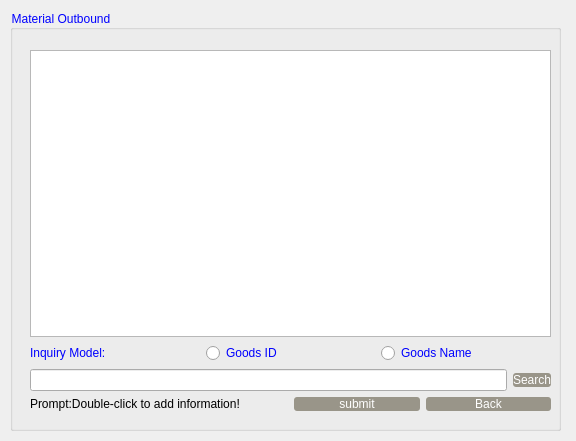
<?xml version="1.0" encoding="UTF-8"?>
<ui version="4.0">
 <class>MaterialOutbound</class>
 <widget class="QWidget" name="MaterialOutbound">
  <property name="geometry">
   <rect>
    <x>0</x>
    <y>0</y>
    <width>576</width>
    <height>441</height>
   </rect>
  </property>
  <property name="sizePolicy">
   <sizepolicy hsizetype="Expanding" vsizetype="Expanding">
    <horstretch>0</horstretch>
    <verstretch>0</verstretch>
   </sizepolicy>
  </property>
  <property name="windowTitle">
   <string>Form</string>
  </property>
  <property name="styleSheet">
   <string notr="true">;

font: 75 14pt &quot;Aparajita&quot;;</string>
  </property>
  <widget class="QGroupBox" name="groupBox">
   <property name="geometry">
    <rect>
     <x>10</x>
     <y>10</y>
     <width>551</width>
     <height>421</height>
    </rect>
   </property>
   <property name="styleSheet">
    <string notr="true">color:blue;

font: 75 14pt &quot;Aparajita&quot;;</string>
   </property>
   <property name="title">
    <string>Material Outbound</string>
   </property>
   <widget class="QWidget" name="layoutWidget">
    <property name="geometry">
     <rect>
      <x>20</x>
      <y>40</y>
      <width>521</width>
      <height>361</height>
     </rect>
    </property>
    <layout class="QVBoxLayout" name="verticalLayout_2">
     <item>
      <widget class="QTableView" name="tableView">
       <property name="enabled">
        <bool>true</bool>
       </property>
      </widget>
     </item>
     <item>
      <layout class="QVBoxLayout" name="verticalLayout">
       <item>
        <layout class="QHBoxLayout" name="horizontalLayout">
         <item>
          <widget class="QLabel" name="label">
           <property name="text">
            <string>Inquiry Model:</string>
           </property>
          </widget>
         </item>
         <item>
          <widget class="QRadioButton" name="GoodIDradioButton">
           <property name="text">
            <string>Goods ID</string>
           </property>
          </widget>
         </item>
         <item>
          <widget class="QRadioButton" name="GoodsNameradioButton">
           <property name="text">
            <string>Goods Name</string>
           </property>
          </widget>
         </item>
        </layout>
       </item>
       <item>
        <layout class="QHBoxLayout" name="horizontalLayout_3">
         <item>
          <widget class="QLineEdit" name="lineEdit"/>
         </item>
         <item>
          <widget class="QPushButton" name="searchpushButton">
           <property name="styleSheet">
            <string notr="true">QPushButton { background-color: rgb(153, 149, 137); border-radius: 3px; color: rgb(255, 255, 255); } QPushButton:hover { background-color: black; }
</string>
           </property>
           <property name="text">
            <string>Search</string>
           </property>
          </widget>
         </item>
        </layout>
       </item>
       <item>
        <layout class="QHBoxLayout" name="horizontalLayout_4">
         <item>
          <widget class="QLabel" name="label_2">
           <property name="styleSheet">
            <string notr="true">font: 75 10pt &quot;Agency FB&quot;;
color: rgb(0, 0, 0);</string>
           </property>
           <property name="text">
            <string>Prompt:Double-click to add information!</string>
           </property>
          </widget>
         </item>
         <item>
          <layout class="QHBoxLayout" name="horizontalLayout_2">
           <item>
            <widget class="QPushButton" name="submitpushButton">
             <property name="styleSheet">
              <string notr="true">QPushButton { background-color: rgb(153, 149, 137); border-radius: 3px; color: rgb(255, 255, 255); } QPushButton:hover { background-color: black; }</string>
             </property>
             <property name="text">
              <string>submit</string>
             </property>
            </widget>
           </item>
           <item>
            <widget class="QPushButton" name="backpushButton">
             <property name="styleSheet">
              <string notr="true">QPushButton { background-color: rgb(153, 149, 137); border-radius: 3px; color: rgb(255, 255, 255); } QPushButton:hover { background-color: black; }
</string>
             </property>
             <property name="text">
              <string>Back</string>
             </property>
            </widget>
           </item>
          </layout>
         </item>
        </layout>
       </item>
      </layout>
     </item>
    </layout>
   </widget>
  </widget>
 </widget>
 <resources/>
 <connections/>
</ui>
